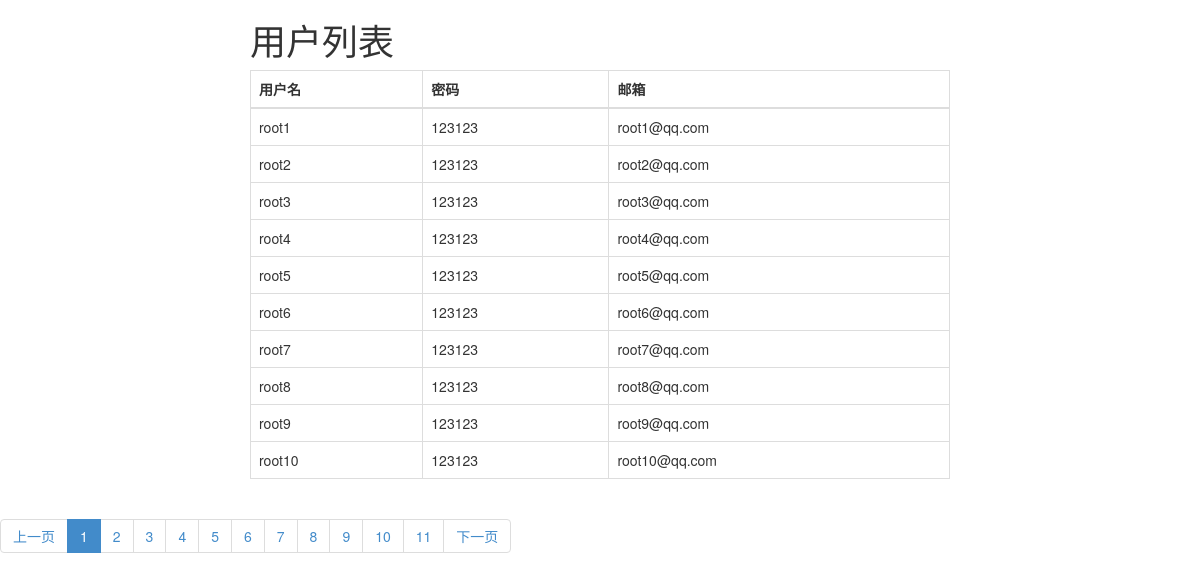
The app's page /users2 with its own data.
### app01/models.py (models this page shows)
class UserInfo(models.Model):
    username = models.CharField(max_length=32)
    password = models.CharField(max_length=64)
    email = models.CharField(max_length=32)

### app01/views.py (the view)
# urls.py: url(r'^users2$', views.users2),
def users2(request):
    all_count = models.UserInfo.objects.all().count()
    page_info = PageInfo(request.GET.get('p'),10,all_count,request.path_info)
    user_list = models.UserInfo.objects.all()[page_info.start():page_info.end()]
    return render(request,'users2.html',{'user_list':user_list,'page_info': page_info})

### utils/page.py (called while the page is built)
    def start(self):
        return (self.current_page - 1) * self.per_page_num

    def end(self):
        return self.current_page * self.per_page_num

### templates/users2.html (shortened to what this page needs)
<!DOCTYPE html>
<html lang="en">
<head>
    <link rel="stylesheet" href="/static/bootstrap/css/bootstrap.css" />
</head>
<body>
    <div style="width: 700px;margin: 0 auto;">
        <h1>用户列表</h1>
        <table class="table table-hover table-bordered">
            <thead>
                <tr>
                    <th>用户名</th>
                    <th>密码</th>
                    <th>邮箱</th>
                </tr>
            </thead>
            <tbody>
                {% for row in user_list %}
                    <tr>
                        <td>{{ row.username }}</td>
                        <td>{{ row.password }}</td>
                        <td>{{ row.email }}</td>
                    </tr>
                {% endfor %}
            </tbody>
        </table>
    </div>
    <div>
        <nav aria-label="...">
          <ul class="pagination">
              {{ page_info.page_str|safe }}
          </ul>
        </nav>
    </div>
</body>
</html>

### records on screen
UserInfo: username "root1", password "123123", email "root1@qq.com"
UserInfo: username "root2", password "123123", email "root2@qq.com"
UserInfo: username "root3", password "123123", email "root3@qq.com"
UserInfo: username "root4", password "123123", email "root4@qq.com"
UserInfo: username "root5", password "123123", email "root5@qq.com"
UserInfo: username "root6", password "123123", email "root6@qq.com"
UserInfo: username "root7", password "123123", email "root7@qq.com"
UserInfo: username "root8", password "123123", email "root8@qq.com"
UserInfo: username "root9", password "123123", email "root9@qq.com"
UserInfo: username "root10", password "123123", email "root10@qq.com"

### other values on screen
{{ page_info.page_str|safe }} "上一页 1 2 3 4 5 6 7 8 9 10 11 下一页"
